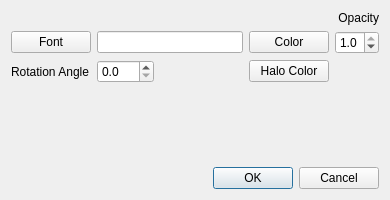
<?xml version="1.0" encoding="UTF-8"?>
<ui version="4.0">
 <class>CaptionInputDialog</class>
 <widget class="QDialog" name="CaptionInputDialog">
  <property name="geometry">
   <rect>
    <x>0</x>
    <y>0</y>
    <width>390</width>
    <height>200</height>
   </rect>
  </property>
  <property name="minimumSize">
   <size>
    <width>390</width>
    <height>110</height>
   </size>
  </property>
  <property name="maximumSize">
   <size>
    <width>390</width>
    <height>200</height>
   </size>
  </property>
  <property name="windowTitle">
   <string>CaptionDialog</string>
  </property>
  <property name="toolTip">
   <string>Add captions.
Once the captions are added, they can be edited, moved and animated.
Hover over a caption to activate it and press spacebar to edit it.
Users can display frame number - $#f, time step number in volume - $#v[0-3],
interpolated values - $n(value) and dial $d(value), within caption.

For $n(val) and $d(val), the values val will be interpolated for
inbetween frames.  In the case of $n, these values will be displayed
as numbers, where as in the case of $d, these values will be displayed
as a pie (0-360 degrees).  The values for pie can be greater than 360
or less than 0 - the pie displayed will change accordingly.  Caption
halocolor is used as background and color is used as foreground for
the pie, but these colors flip with the number of complete turns.

Dial will always be shown at the start of the text.

Example :
$4f will display frame numbers with padded 0s.
$3v0 will display time step number for volume 0.
$2v1 will display time step number for volume 1.
$d(90) will display quarter dial with halocolor as background.
$d(450) will also display quarter dial with halocolor as foreground.
&quot;Temperature : $n(3.032)&quot; will display &quot;Temperature :3.03&quot;
                    if &quot;floatprecision&quot; is set to 2.
&quot;Temperature : $n(3.032)&quot; will display &quot;Temperature :3&quot;
                    if &quot;floatprecision&quot; is set to 0.
If one keyframe has $n(val1) or $d(val1) and subsequent keyframe has
$n(val2) or $d(val2) then the intermediate frames will have interpolated
values between val1 and val2.
</string>
  </property>
  <property name="whatsThis">
   <string>Add captions.
Once the captions are added, they can be edited, moved and animated.
Hover over a caption to activate it and press spacebar to edit it.
Users can display frame number - $#f, time step number in volume - $#v[0-3],
interpolated values - $n(value) and dial $d(value), within caption.

For $n(val) and $d(val), the values val will be interpolated for
inbetween frames.  In the case of $n, these values will be displayed
as numbers, where as in the case of $d, these values will be displayed
as a pie (0-360 degrees).  The values for pie can be greater than 360
or less than 0 - the pie displayed will change accordingly.  Caption
halocolor is used as background and color is used as foreground for
the pie, but these colors flip with the number of complete turns.

Dial will always be shown at the start of the text.

Example :
$4f will display frame numbers with padded 0s.
$3v0 will display time step number for volume 0.
$2v1 will display time step number for volume 1.
$d(90) will display quarter dial with halocolor as background.
$d(450) will also display quarter dial with halocolor as foreground.
&quot;Temperature : $n(3.032)&quot; will display &quot;Temperature :3.03&quot;
                    if &quot;floatprecision&quot; is set to 2.
&quot;Temperature : $n(3.032)&quot; will display &quot;Temperature :3&quot;
                    if &quot;floatprecision&quot; is set to 0.
If one keyframe has $n(val1) or $d(val1) and subsequent keyframe has
$n(val2) or $d(val2) then the intermediate frames will have interpolated
values between val1 and val2.
</string>
  </property>
  <layout class="QGridLayout" name="gridLayout">
   <item row="0" column="0" colspan="4">
    <widget class="QLabel" name="opacityLabel">
     <property name="sizePolicy">
      <sizepolicy hsizetype="Preferred" vsizetype="Fixed">
       <horstretch>0</horstretch>
       <verstretch>0</verstretch>
      </sizepolicy>
     </property>
     <property name="text">
      <string>Opacity</string>
     </property>
     <property name="alignment">
      <set>Qt::AlignRight|Qt::AlignTrailing|Qt::AlignVCenter</set>
     </property>
     <property name="indent">
      <number>0</number>
     </property>
    </widget>
   </item>
   <item row="1" column="0">
    <widget class="QPushButton" name="font">
     <property name="text">
      <string>Font</string>
     </property>
    </widget>
   </item>
   <item row="1" column="1">
    <widget class="QLineEdit" name="text"/>
   </item>
   <item row="1" column="2">
    <widget class="QPushButton" name="color">
     <property name="text">
      <string>Color</string>
     </property>
    </widget>
   </item>
   <item row="1" column="3">
    <widget class="QDoubleSpinBox" name="opacity">
     <property name="decimals">
      <number>1</number>
     </property>
     <property name="maximum">
      <double>1.000000000000000</double>
     </property>
     <property name="singleStep">
      <double>0.100000000000000</double>
     </property>
     <property name="value">
      <double>1.000000000000000</double>
     </property>
    </widget>
   </item>
   <item row="2" column="2">
    <widget class="QPushButton" name="haloColor">
     <property name="text">
      <string>Halo Color</string>
     </property>
    </widget>
   </item>
   <item row="3" column="0" colspan="4">
    <spacer>
     <property name="orientation">
      <enum>Qt::Vertical</enum>
     </property>
     <property name="sizeHint" stdset="0">
      <size>
       <width>20</width>
       <height>40</height>
      </size>
     </property>
    </spacer>
   </item>
   <item row="4" column="0" colspan="4">
    <widget class="QDialogButtonBox" name="buttonBox">
     <property name="orientation">
      <enum>Qt::Horizontal</enum>
     </property>
     <property name="standardButtons">
      <set>QDialogButtonBox::Cancel|QDialogButtonBox::Ok</set>
     </property>
    </widget>
   </item>
   <item row="2" column="0">
    <widget class="QLabel" name="angleLabel">
     <property name="layoutDirection">
      <enum>Qt::RightToLeft</enum>
     </property>
     <property name="text">
      <string>Rotation Angle</string>
     </property>
    </widget>
   </item>
   <item row="2" column="1">
    <widget class="QDoubleSpinBox" name="angle">
     <property name="sizePolicy">
      <sizepolicy hsizetype="Fixed" vsizetype="Fixed">
       <horstretch>0</horstretch>
       <verstretch>0</verstretch>
      </sizepolicy>
     </property>
     <property name="decimals">
      <number>1</number>
     </property>
     <property name="maximum">
      <double>360.000000000000000</double>
     </property>
    </widget>
   </item>
  </layout>
 </widget>
 <resources/>
 <connections>
  <connection>
   <sender>buttonBox</sender>
   <signal>accepted()</signal>
   <receiver>CaptionInputDialog</receiver>
   <slot>accept()</slot>
   <hints>
    <hint type="sourcelabel">
     <x>259</x>
     <y>188</y>
    </hint>
    <hint type="destinationlabel">
     <x>157</x>
     <y>274</y>
    </hint>
   </hints>
  </connection>
  <connection>
   <sender>buttonBox</sender>
   <signal>rejected()</signal>
   <receiver>CaptionInputDialog</receiver>
   <slot>reject()</slot>
   <hints>
    <hint type="sourcelabel">
     <x>327</x>
     <y>188</y>
    </hint>
    <hint type="destinationlabel">
     <x>286</x>
     <y>274</y>
    </hint>
   </hints>
  </connection>
 </connections>
</ui>
